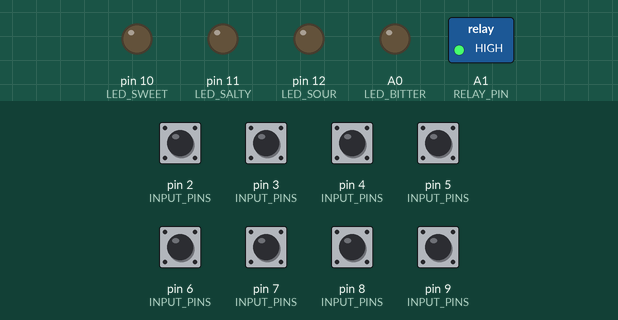
Simulated run of this sketch. Board: Arduino Nano, built with avr-gcc and run on an emulated ATmega328P. Shown: switched loads named in the sketch (green lamp = pin HIGH), output pins drawn as LEDs (lit = HIGH). The inputs (shaded band) are chosen by the test bench; at power-on: pin 2 (INPUT_PINS), pin 3 (INPUT_PINS), pin 4 (INPUT_PINS), pin 5 (INPUT_PINS), pin 6 (INPUT_PINS), pin 7 (INPUT_PINS), pin 8 (INPUT_PINS), pin 9 (INPUT_PINS) HIGH.

Above: at 1.2 s.
1.3 s: pin 6 (INPUT_PINS) pulled LOW for 0.15 s
At 1.4 s:
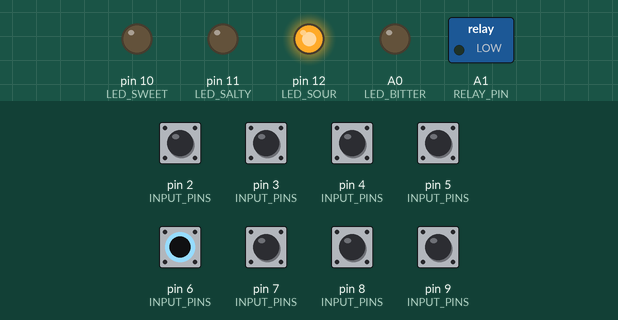
3.0 s: pin 2 (INPUT_PINS) pulled LOW for 0.15 s
At 3.1 s:
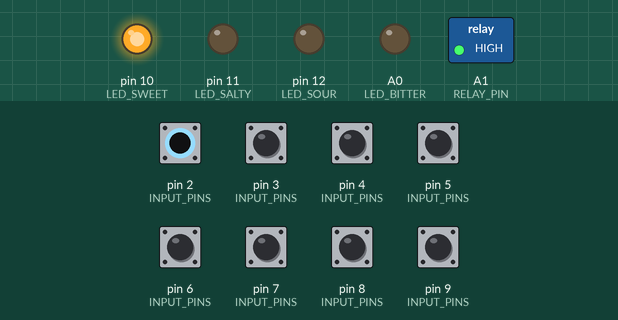
4.6 s: pin 4 (INPUT_PINS) pulled LOW for 0.15 s
At 4.7 s:
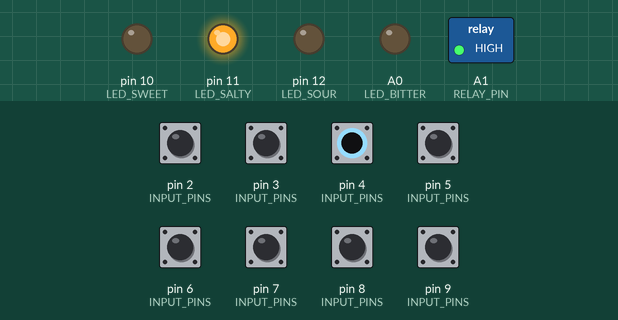
6.2 s: pin 8 (INPUT_PINS) pulled LOW for 0.15 s
At 6.3 s:
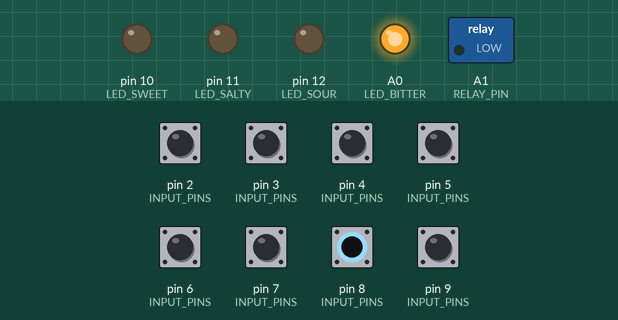
7.8 s: pin 7 (INPUT_PINS) pulled LOW for 1 s
At 8.6 s:
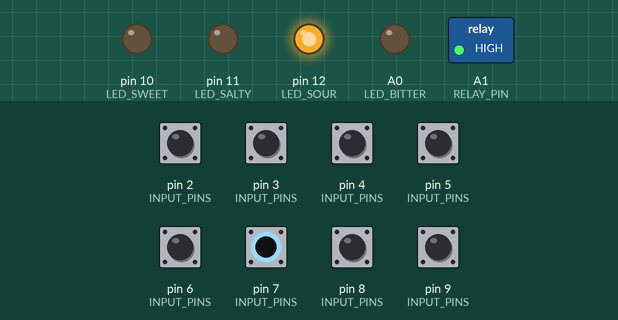
10.3 s: pin 9 (INPUT_PINS) pulled LOW for 1 s
At 11.1 s:
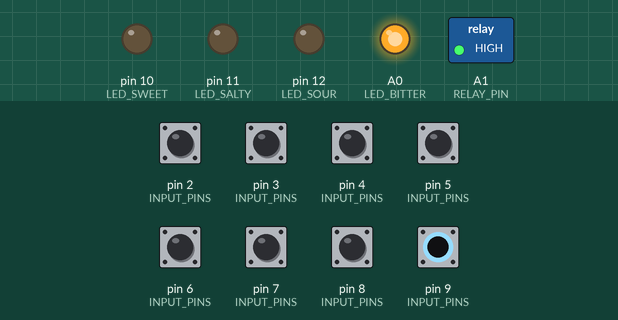
Timing chart, 0 to 13.3 s (numbered marks = the images above; inputs shaded):
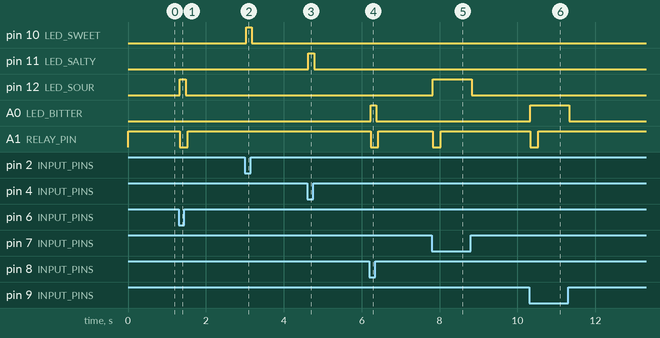

The sketch:

paladar.ino
```cpp
#include <Arduino.h>

// Project Paladar - Production Demonstrator Firmware
// Platform: Arduino Nano (ATmega328P)

// Input Pin Definitions
const uint8_t BTN_SWEET_1  = 2;
const uint8_t BTN_SWEET_2  = 3;
const uint8_t BTN_SALTY_1  = 4;
const uint8_t BTN_SALTY_2  = 5;
const uint8_t BTN_SOUR_1   = 6;
const uint8_t BTN_SOUR_2   = 7;
const uint8_t BTN_BITTER_1 = 8;
const uint8_t BTN_BITTER_2 = 9;

// Output Pin Definitions
const uint8_t LED_SWEET    = 10;
const uint8_t LED_SALTY    = 11;
const uint8_t LED_SOUR     = 12;
const uint8_t LED_BITTER   = A0;
const uint8_t RELAY_PIN    = A1;

// Actuator & Interface Parameters
const unsigned long HAPTIC_PULSE_MS = 200;
const bool RELAY_ACTIVE_LEVEL       = LOW;  // Active-LOW optocoupled trigger

// State Variables
unsigned long motorStartTime = 0;
bool motorRunning            = false;
bool lastReflexInputState    = false;

// Debounce (REQ-FW-02): accept change only after stable for DEBOUNCE_MS
const unsigned long DEBOUNCE_MS = 30;
const uint8_t NUM_SWITCHES = 8;
const uint8_t INPUT_PINS[NUM_SWITCHES] = {
  BTN_SWEET_1, BTN_SWEET_2, BTN_SALTY_1, BTN_SALTY_2,
  BTN_SOUR_1, BTN_SOUR_2, BTN_BITTER_1, BTN_BITTER_2
};
bool rawLast[NUM_SWITCHES];              // true = pressed (LOW)
bool debounced[NUM_SWITCHES];            // true = pressed (LOW)
unsigned long lastChange[NUM_SWITCHES];

void setup() {
  for (uint8_t i = 0; i < NUM_SWITCHES; i++) {
    pinMode(INPUT_PINS[i], INPUT_PULLUP);
  }
  unsigned long now = millis();
  for (uint8_t i = 0; i < NUM_SWITCHES; i++) {
    rawLast[i] = (digitalRead(INPUT_PINS[i]) == LOW);
    debounced[i] = false;  // start released
    lastChange[i] = now;
  }

  // Initial Safe States: write the latch BEFORE enabling the output driver so
  // pins never glitch to the PORT default (LOW). Relay is active-LOW, so A1
  // must be HIGH (inactive) first to avoid a boot click (REQ-SAF-01,
  // REQ-SAF-02, REQ-REL-02); LEDs are LOW from the moment they are outputs.
  digitalWrite(RELAY_PIN, !RELAY_ACTIVE_LEVEL);
  pinMode(RELAY_PIN, OUTPUT);

  digitalWrite(LED_SWEET, LOW);
  digitalWrite(LED_SALTY, LOW);
  digitalWrite(LED_SOUR, LOW);
  digitalWrite(LED_BITTER, LOW);
  pinMode(LED_SWEET, OUTPUT);
  pinMode(LED_SALTY, OUTPUT);
  pinMode(LED_SOUR, OUTPUT);
  pinMode(LED_BITTER, OUTPUT);
}

void loop() {
  unsigned long currentMillis = millis();

  // Debounce each switch (active LOW), non-blocking
  for (uint8_t i = 0; i < NUM_SWITCHES; i++) {
    bool raw = (digitalRead(INPUT_PINS[i]) == LOW);
    if (raw != rawLast[i]) {
      rawLast[i] = raw;
      lastChange[i] = currentMillis;
    }
    if (raw != debounced[i] && (currentMillis - lastChange[i] >= DEBOUNCE_MS)) {
      debounced[i] = raw;
    }
  }

  // Taste active if either debounced switch is pressed
  bool sweetActive  = debounced[0] || debounced[1];
  bool saltyActive  = debounced[2] || debounced[3];
  bool sourActive   = debounced[4] || debounced[5];
  bool bitterActive = debounced[6] || debounced[7];

  // Drive LED groups
  digitalWrite(LED_SWEET, sweetActive ? HIGH : LOW);
  digitalWrite(LED_SALTY, saltyActive ? HIGH : LOW);
  digitalWrite(LED_SOUR, sourActive ? HIGH : LOW);
  digitalWrite(LED_BITTER, bitterActive ? HIGH : LOW);

  // Evaluate reflex activation (Sour or Bitter)
  bool reflexActive = (sourActive || bitterActive);

  // Non-blocking trigger on rising edge
  if (reflexActive && !lastReflexInputState && !motorRunning) {
    digitalWrite(RELAY_PIN, RELAY_ACTIVE_LEVEL);
    motorStartTime = currentMillis;
    motorRunning = true;
  }
  lastReflexInputState = reflexActive;

  // Automated pulse cutoff
  if (motorRunning && (currentMillis - motorStartTime >= HAPTIC_PULSE_MS)) {
    digitalWrite(RELAY_PIN, !RELAY_ACTIVE_LEVEL);
    motorRunning = false;
  }
}
```

Measured:
- after the input at 1.3 s, pin 12 (LED_SOUR): LOW → HIGH at once, → LOW 0.15 s later; A1 (RELAY_PIN): HIGH → LOW at once, → HIGH 0.20 s later
- after the input at 3.0 s, pin 10 (LED_SWEET): LOW → HIGH at once, → LOW 0.15 s later
- after the input at 4.6 s, pin 11 (LED_SALTY): LOW → HIGH at once, → LOW 0.15 s later
- after the input at 6.2 s, A0 (LED_BITTER): LOW → HIGH at once, → LOW 0.15 s later; A1 (RELAY_PIN): HIGH → LOW at once, → HIGH 0.20 s later
- after the input at 7.8 s, pin 12 (LED_SOUR): LOW → HIGH at once, → LOW 1.0 s later; A1 (RELAY_PIN): HIGH → LOW at once, → HIGH 0.20 s later
- after the input at 10.3 s, A0 (LED_BITTER): LOW → HIGH at once, → LOW 1.0 s later; A1 (RELAY_PIN): HIGH → LOW at once, → HIGH 0.20 s later
